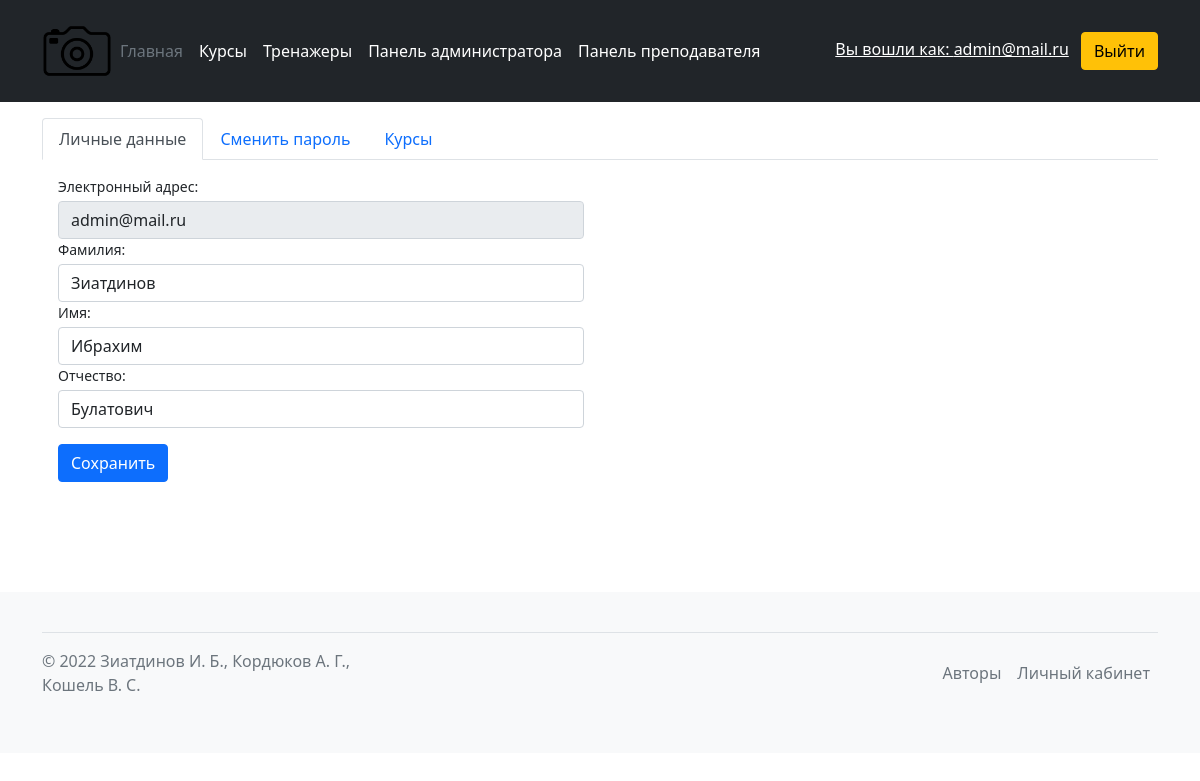
Screenshot of /me (signed in) with the database file from the repository.
### users/models.py (models this page shows, shortened)
class User(AbstractUser):
    username = models.CharField(max_length=150, verbose_name='Логин')
    email = models.EmailField(unique=True, blank=True, verbose_name='Электронный адрес')
    patronymic = models.CharField("Отчество", max_length=150)
    first_name = models.CharField("Имя", max_length=150)
    last_name = models.CharField("Фамилия", max_length=150)
    REQUIRED_FIELDS = []
    USERNAME_FIELD = 'email'
    objects = NoUsernameUserManager()

### navigation/views.py (the view, shortened to what this page needs)
# urls.py: path('me', nav_views.user_profile, name='user_profile'),
def user_profile(request):
    form = FormUser(instance=request.user)
    course_in_study = get_courses_in_study(request.user)
    complete_courses = get_complete_courses(request.user)
    message = None
    return render(request,
                  'navigation/user_profile.html',
                  {
                      'form': form,
                      'complete_courses': complete_courses,
                      'course_in_study': course_in_study,
                      'message': message
                  })

### navigation/forms.py
class FormUser(ModelForm):
    email = forms.CharField(widget=forms.TextInput(attrs={"class": "form-control"}, ), disabled=True)
    last_name = forms.CharField(widget=forms.TextInput(attrs={"class": "form-control"}, ))
    first_name = forms.CharField(widget=forms.TextInput(attrs={"class": "form-control"}, ))
    patronymic = forms.CharField(widget=forms.TextInput(attrs={"class": "form-control"}, ))
    class Meta:
        model = User
        fields = ['email', 'patronymic', 'first_name', 'last_name']
        readonly_fields = ('email',)

### navigation/views.py (called while the page is built)
def get_courses_in_study(user):
    in_study = InStudying.objects.filter(user=user)
    result = []
    for i_s in in_study:
        if not CompletedCourses.objects.filter(user=user, course=i_s.course):
            result.append(i_s.course)
    return result

def get_complete_courses(user):
    results = []
    complete_courses = CompletedCourses.objects.filter(user=user)
    for cc in complete_courses:
        results.append(cc.course)
    return results

### navigation/templates/navigation/user_profile.html (shortened to what this page needs)
{% extends 'navigation/base.html' %}
{% block content %}
<div class="container py-3">
   <nav>
  <div class="nav nav-tabs" id="nav-tab" role="tablist">
    <button class="nav-link active" id="nav-home-tab" data-bs-toggle="tab" data-bs-target="#nav-home" type="button" role="tab" aria-controls="nav-home" aria-selected="true">Личные данные</button>
    <button class="nav-link" id="nav-cp-tab" data-bs-toggle="tab" data-bs-target="#nav-cp" type="button" role="tab" aria-controls="nav-cp" aria-selected="false">Сменить пароль</button>
    <button class="nav-link" id="nav-profile-tab" data-bs-toggle="tab" data-bs-target="#nav-profile" type="button" role="tab" aria-controls="nav-profile" aria-selected="false">Курсы</button>
  </div>
</nav>
<div class="tab-content" id="nav-tabContent">
  <div class="tab-pane fade show active" id="nav-home" role="tabpanel" aria-labelledby="nav-home-tab">
    <form method="post" class="p-3 w-50 h-50">
    <label class="small mb-1" for="{{ form.email.id_for_label }}">Электронный адрес:</label>
    {{ form.email }}
      <label class="small mb-1" for="{{ form.last_name.id_for_label }}">Фамилия:</label>
    {{ form.last_name }}
      <label class="small mb-1" for="{{ form.first_name.id_for_label }}">Имя:</label>
    {{ form.first_name }}
      <label class="small mb-1" for="{{ form.patronymic.id_for_label }}">Отчество:</label>
    {{ form.patronymic }}
    <input type="submit" class="btn btn-primary my-3" value="Сохранить" name="user_profile_save">
    </form>
  </div>
</div>
</div>
{% endblock %}

### navigation/templates/navigation/base.html (shortened to what this page needs)
<head>
{% load static %}
    <link href="/static/bootstrap/css/bootstrap.min.css" rel="stylesheet">
</head>
<body>
<header class="p-3 bg-dark text-white">
    <div class="container">
      <div class="d-flex flex-wrap align-items-center justify-content-center justify-content-lg-start">
          <img src="/static/navigation/logo.png" width="70px" height="70px">
        <ul class="nav col-12 col-lg-auto me-lg-auto mb-2 justify-content-center mb-md-0">
          <li><a href="{% url 'home' %}" class="nav-link px-2 text-secondary">Главная</a></li>
          <li><a href="{% url 'list_courses' %}" class="nav-link px-2 text-white">Курсы</a></li>
          <li><a href="{% url 'trenapp' %}" class="nav-link px-2 text-white">Тренажеры</a></li>
          {% if user.is_staff %}
            <li class="nav-item dropdown">
            <li><a href="{% url 'custom_admin:general_page' %}" class="nav-link px-2 text-white">Панель администратора</a></li>
              <li><a href="{% url 'teacher_panel:general_page' %}" class="nav-link px-2 text-white">Панель преподавателя</a></li>
          {% endif %}
        </ul>
        {% if user.is_authenticated %}
          <div class="text-end d-flex flex-wrap align-items-center justify-content-center justify-content-lg-start form">
            <form action="{% url 'users:logoutuser' %}" method="POST" style="margin: 0;">
                <a href="{% url 'user_profile' %}" class="link px-2 text-white">Вы вошли как: {{ user.email }}</a>
                <button type="submit" class="btn btn-warning">Выйти</button>
            </form>
          </div>
        {% else %}
            <div class="text-end">
                <a href="{% url 'users:loginuser' %}"> <button type="button" class="btn btn-outline-light me-2">Войти</button> </a>
                <a href="{% url 'users:signupuser' %}" class="btn btn-warning"> Зарегистрироваться</a>
            </div>
        {% endif %}
      </div>
    </div>
  </header>
{% block content %}{% endblock %}
<footer class="footer mt-auto py-3 bg-light">
        <div class="container">
          <footer class="d-flex flex-wrap justify-content-between align-items-center py-3 my-4 border-top">
            <p class="col-md-4 mb-0 text-muted">&copy; 2022 Зиатдинов И. Б., Кордюков А. Г., Кошель В. С.</p>
            <a href="/" class="col-md-4 d-flex align-items-center justify-content-center mb-3 mb-md-0 me-md-auto link-dark text-decoration-none">
              <svg class="bi me-2" width="40" height="32"><use xlink:href="#bootstrap"/></svg>
            </a>
            <ul class="nav col-md-4 justify-content-end">
              <li class="nav-item"><a href="{% url 'authors' %}" class="nav-link px-2 text-muted">Авторы</a></li>
              <li class="nav-item"><a href="{% url 'user_profile' %}" class="nav-link px-2 text-muted">Личный кабинет</a></li>
            </ul>
          </footer>
    </div>
</footer>
</body>

### rows the page displays
User: email "admin@mail.ru", last_name "Зиатдинов", first_name "Ибрахим", patronymic "Булатович"
